Frame 1 (no input): blank canvas, image omitted
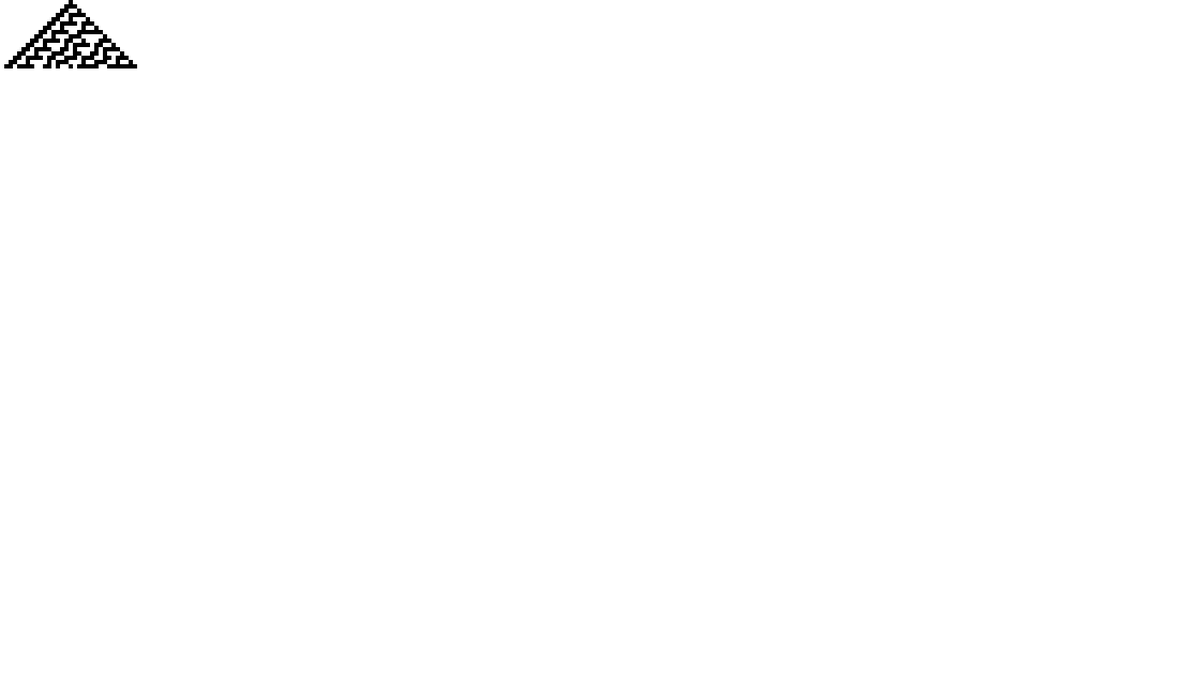
Frame 60 (no input)
Frame 120 (the mouse pressed at the canvas centre since frame 60): identical to frame 60, image omitted

The p5.js sketch that drew this single still picture (run headless with seeded random() and noise() and a simulated clock; from frame 60 on, the mouse is pressed at the canvas centre):

// p5.js sketch
// ── sketch.js
let gen = [];
// Total number of cells in each generation,
// could also be called 'cols.'
let size = 32;
let generation = 0;
// Size of square width.
let w = 5;

// Declare ruleset for cellular automata.
let ruleset = [0, 0, 0, 1, 1, 1, 1, 0];  // ruleset 30

function setup() {
  createCanvas(1400, 800);

  // Apply generation size to length of gen array.
  gen.length = size;

  // Draw first generation with a black cell 
  // at the beginning of the second half.
  for (let i = 0; i < gen.length; i++) {
    gen[i] = 0;
    if (i == Math.floor(gen.length / 2)) {
      gen[i] = 1;
    }
  }
}

function draw() {
  
  // Style cells.
  noStroke();

  // Draw cells depending on content of gen array.
  for (let i = 0; i < gen.length; i = i + 1) {
    if (gen[i] == 0) {
      fill(255);
    } else {
      fill(0);
    }
    rect(i * w, generation * w, w, w);
  }

  // Generate 15 more rows.
  if (generation < 15) {
    computeNextGen();
  }
}

function computeNextGen() {
  // Create a new temporary gen array.
  let nextGen = Array(size);

  // Gather cell information from the current generation
  // using the previous, current, and next cell to fill out
  // the ruleset.
  for (let i = 0; i < gen.length; i = i + 1) {
    let a = gen[i - 1];
    if (a == undefined) {
      a = 0;
    }
    let b = gen[i];
    let c = gen[i + 1];
    if (c == undefined) {
      c = 0;
    }
      // Define contents of array using the ruleset provided.
    nextGen[i] = rule(a, b, c);
  }

  // Update old gen with the new temporary gen.
  gen = nextGen;
  generation++;
}


function rule(a, b, c) {
  // Use cell information from the previous gen, return a
  // 0 or 1 based on the contents of the ruleset array.
  let numberString = "" + a + b + c;
  let index = parseInt(numberString, 2);
  return ruleset[7 - index];
}
